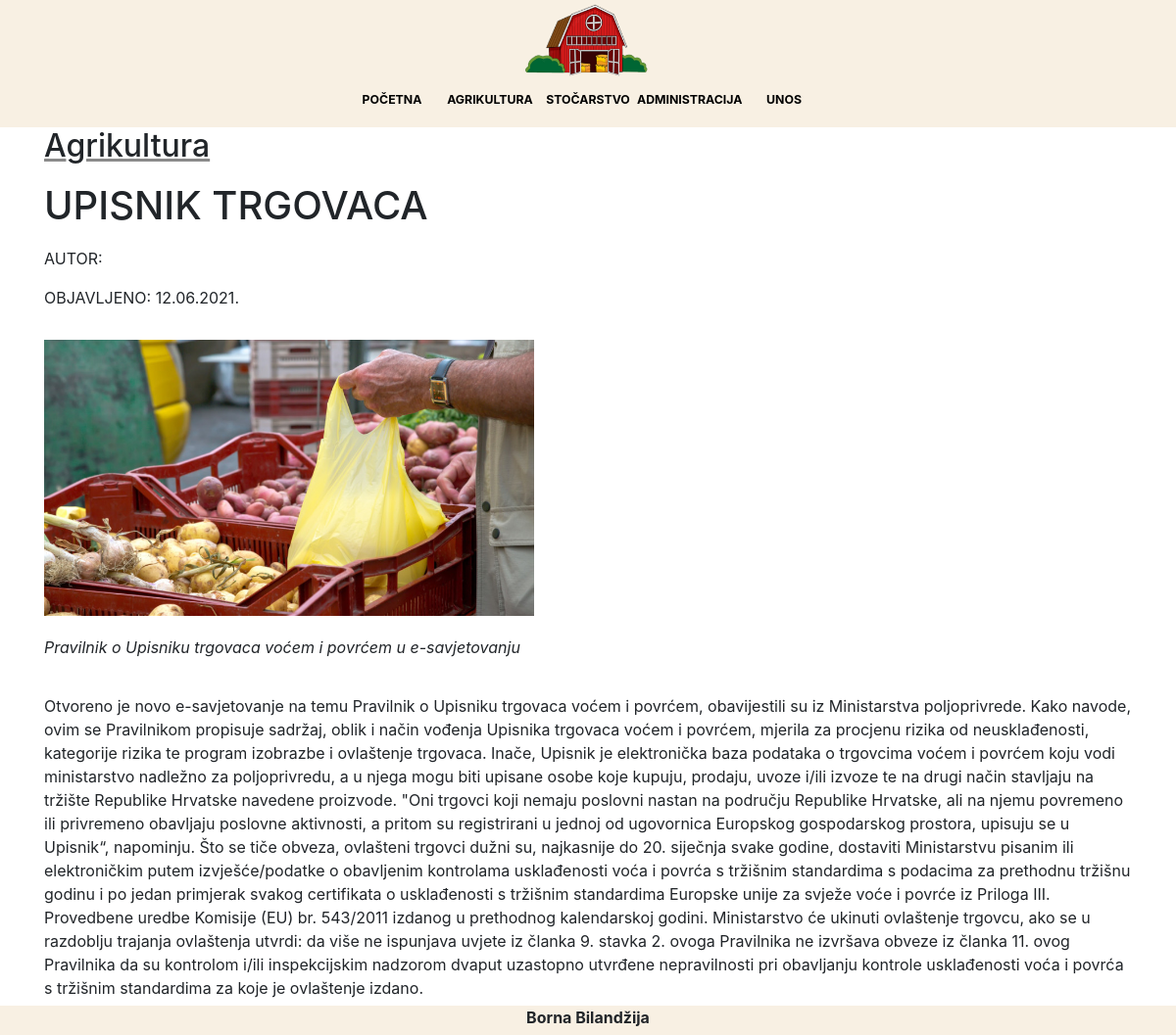
The page /clanak.php?id=16 on the database its author committed.
### tables this page shows
CREATE TABLE `vijesti` (
  `id` int(11) NOT NULL,
  `datum` varchar(32) NOT NULL,
  `naslov` varchar(64) NOT NULL,
  `sazetak` text NOT NULL,
  `tekst` text NOT NULL,
  `slika` varchar(64) NOT NULL,
  `kategorija` varchar(64) NOT NULL,
  `arhiva` tinyint(1) NOT NULL
);

### clanak.php (the view, shortened to what this page needs)
<?php
include 'connect.php';
$id =$_GET['id'];
$query = "SELECT * FROM vijesti WHERE id='$id'";
$result = mysqli_query($dbc, $query);
?>
<!DOCTYPE html>
<html lang="en">
<head>
    <link rel="stylesheet" href="style.css">
    <link rel="stylesheet" href="https://stackpath.bootstrapcdn.com/bootstrap/4.3.1/css/bootstrap.min.css">
</head>
<body>
   <header>
        <section class="logo">
            <img src="img/logo.png" class="logo">
        </section>
        <nav>
            <ul class="nav justify-content-center">
            <li><a href="index.php">Početna</a></li>
                <li><a href="kategorija.php?id=Agrikultura">Agrikultura</a></li>
                <li><a href="kategorija.php?id=Stočarstvo">Stočarstvo</a></li>
                <li><a href="administracija.php">Administracija</a></li>
                <li><a href="unos.php">Unos</a></li>
            </ul>
        </nav>
	</header>
    <main class="container">
        <?php
            while($row = mysqli_fetch_array($result)) {
                echo '<div class="row">
                <h2 class="category col-12"><span>'.$row['kategorija'].'</span></h2>
                <h1 class="title col-12">'. $row['naslov'] .'</h1>
                <p class="col-12">AUTOR:</p>
                <p class="col-12">OBJAVLJENO: <span>'.$row['datum'].'</span> </p>
                </div>
                <section class="slika">
                         <img src="'.UPLPATH . $row['slika'].'">
                </section>
                <section class="about">
                    <p>
                     <i>'.$row['sazetak'].'</i>
                    </p>
                </section>
                <section class="sadrzaj">
                    <p>
                      '.$row['tekst'].'
                    </p>
                </section>';
            }
        ?>
    </main>
    <footer>
       <p>Borna Bilandžija</p>
    </footer>
</body>
</html>

### style.css (style rules this page uses)
* { padding: 0px; margin: 0px; }
body { font-family: Arial; font-size: 16px; }
header { background-color:#F8F0E3; max-width: 100%; }
.logo { max-width: 132px; max-height: 80px; width: auto; height: auto; margin: 0 auto; }
.logo img { max-width: 100%; }
nav { width: 60%; margin: auto; padding-top: 10px; padding-bottom: 10px ; }
nav ul { list-style-type: none; margin-bottom: 20px; padding: 0px; }
nav li { display: inline; float: left; width: 100px; }
nav a:link , nav a:visited { font-size: 12.3px; height: 30px; line-height: 200%; display: block; font-weight: bold; color:black; text-align: center; text-transform: uppercase; width: auto; text-decoration:none; }
main { max-width: 1000px; margin: auto; }
main p:first-child { clear: both; }
.sadrzaj p { padding-bottom: 20px; }
.slika img { margin-top: 15px; max-width:500px; }
.category { clear: both; text-decoration: underline; text-decoration-color: #8a8a8a; padding-bottom: 10px; }
.category:first-letter { text-transform: uppercase; }
.title { padding-bottom: 10px; }
.about { padding-top: 20px; padding-bottom: 20px; }
footer { width: 100%; background-color: #F8F0E3; height: 30px; text-align: center; position:fixed; bottom:0px; font-weight: bold; }

### rows shown on the page
vijesti: kategorija "Agrikultura", naslov "UPISNIK TRGOVACA", datum "12.06.2021.", slika (picture), sazetak "Pravilnik o Upisniku trgovaca voćem i povrćem u e-savjetovanju", tekst "Otvoreno je novo e-savjetovanje na temu Pravilnik o Upisniku trgovaca voćem i povrćem, obavijestili su iz Ministarstva poljoprivrede. Kako navode, ovim se Pravilnikom propisuje sadržaj, oblik i način vođenja Upisnika trgovaca voćem i povrćem, mjerila za procjenu rizika od neusklađenosti, kategorije rizika te program izobrazbe i ovlaštenje trgovaca. Inače, Upisnik je elektronička baza podataka o trgovcima voćem i povrćem koju vodi ministarstvo nadležno za poljoprivredu, a u njega mogu biti upisane osobe koje kupuju, prodaju, uvoze i/ili izvoze te na drugi način stavljaju na tržište Republike Hrvatske navedene proizvode. \"Oni trgovci koji nemaju poslovni nastan na području Republike Hrvatske,…"
